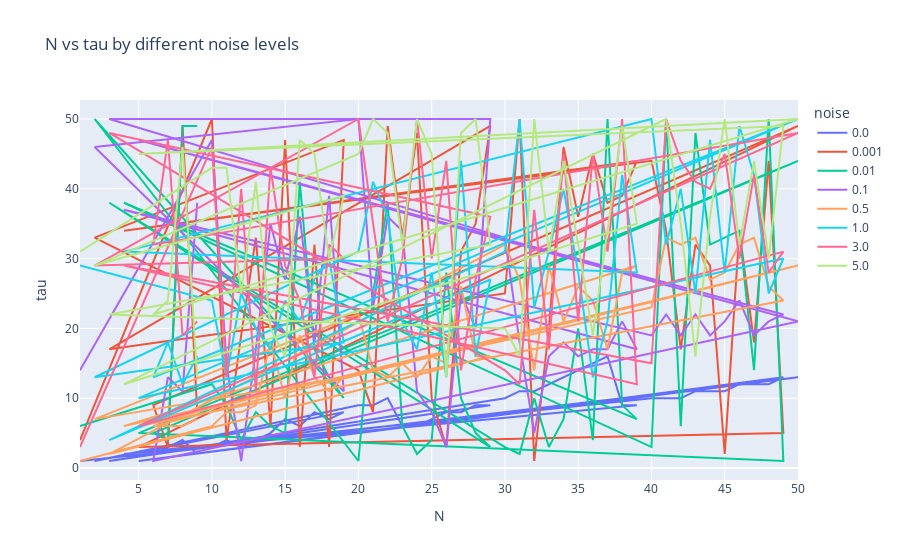

Here is the notebook cell this chart was saved with:
### Code cell
# plotly
fig = px.line(data_frame=df_result, x="N", y="tau", color="noise", hover_data=["beta_ind", "r2"],
#            size="beta_ind",
#            trendline="ols",
                title="N vs tau by different noise levels")
fig.show()

# matplotlib
df_result.plot(kind="scatter", x="N", y="tau", c="noise", cmap="viridis", 
               figsize=(15,5), title="N vs tau by different noise levels");

### Figure 1 — Plotly figure (JSON) as saved in the notebook; plotly's stock layout.template omitted (floating-point values rounded to 4 significant figures)
{"data": [{"customdata": [[1, 1], [1, 1], [1, 1], [1, 1.0], [1, 1.0], [1, 1.0], [1, 1.0], [1, 1.0], [1, 1.0], [1, 1.0], [1, 1.0], [1, 1], [1, 1.0], [1, 1.0], [1, 1.0], [1, 1], [1, 1], [1, 1], [1, 1], [1, 1], [1, 1], [1, 1], [1, 1], [1, 1], [1, 1], [1, 1], [1, 1], [1, 1], [1, 1], [1, 1], [1, 1], [1, 1.0], [1, 1.0], [1, 1.0], [1, 1.0], [1, 1.0], [1, 1.0], [1, 1.0], [1, 1.0], [1, 1.0], [1, 1.0], [1, 1.0], [1, 1.0], [1, 1.0], [1, 1], [1, 1.0], [1, 1], [1, 1.0], [1, 1.0], [1, 1]], "hovertemplate": "noise=0.0<br>N=%{x}<br>tau=%{y}<br>beta_ind=%{customdata[0]}<br>r2=%{customdata[1]}<extra></extra>", "legendgroup": "0.0", "line": {"color": "#636efa", "dash": "solid"}, "marker": {"symbol": "circle"}, "mode": "lines", "name": "0.0", "orientation": "v", "showlegend": true, "type": "scatter", "x": [1, 10, 11, 12, 13, 14, 15, 16, 17, 18, 19, 2, 20, 21, 22, 23, 24, 25, 26, 27, 28, 29, 3, 30, 31, 32, 33, 34, 35, 36, 37, 38, 39, 4, 40, 41, 42, 43, 44, 45, 46, 47, 48, 49, 5, 50, 6, 7, 8, 9], "xaxis": "x", "y": [1, 3, 4, 3, 4, 5, 7, 6, 8, 7, 8, 1, 9, 9, 10, 6, 6, 7, 8, 8, 9, 9, 1, 10, 11, 11, 12, 13, 14, 15, 16, 9, 9, 2, 10, 10, 10, 11, 11, 11, 12, 12, 12, 13, 1, 13, 2, 3, 4, 2], "yaxis": "y"}, {"customdata": [[2, 1.0], [1, 1.0], [2, 1.0], [0, 1.0], [0, 1.0], [1, 1.0], [0, 1.0], [0, 1.0], [1, 1.0], [0, 1.0], [0, 1.0], [3, 1.0], [1, 1.0], [1, 1.0], [1, 1.0], [0, 1.0], [0, 1.0], [2, 1.0], [0, 1.0], [2, 1.0], [1, 1.0], [2, 1.0], [0, 1.0], [2, 1.0], [2, 1.0], [0, 1.0], [0, 1.0], [1, 1.0], [0, 1.0], [0, 1.0], [0, 1.0], [1, 1.0], [0, 1.0], [2, 1.0], [2, 1.0], [0, 1.0], [0, 1.0], [1, 1.0], [0, 1.0], [1, 1.0], [1, 1.0], [1, 1.0], [1, 1.0], [1, 1.0], [1, 1.0], [0, 1.0], [2, 1.0], [0, 1.0], [2, 1.0], [2, 1.0]], "hovertemplate": "noise=0.001<br>N=%{x}<br>tau=%{y}<br>beta_ind=%{customdata[0]}<br>r2=%{customdata[1]}<extra></extra>", "legendgroup": "0.001", "line": {"color": "#EF553B", "dash": "solid"}, "marker": {"symbol": "circle"}, "mode": "lines", "name": "0.001", "orientation": "v", "showlegend": true, "type": "scatter", "x": [1, 10, 11, 12, 13, 14, 15, 16, 17, 18, 19, 2, 20, 21, 22, 23, 24, 25, 26, 27, 28, 29, 3, 30, 31, 32, 33, 34, 35, 36, 37, 38, 39, 4, 40, 41, 42, 43, 44, 45, 46, 47, 48, 49, 5, 50, 6, 7, 8, 9], "xaxis": "x", "y": [4, 50, 4, 19, 33, 6, 47, 3, 32, 3, 47, 33, 14, 8, 49, 33, 48, 10, 3, 31, 35, 49, 17, 25, 50, 1, 20, 46, 36, 45, 38, 39, 44, 34, 44, 34, 17, 32, 29, 2, 34, 18, 44, 5, 3, 49, 9, 3, 49, 8], "yaxis": "y"}, {"customdata": [[4, 0.9999], [2, 0.9999], [2, 0.9999], [2, 0.9999], [1, 0.9999], [2, 0.9999], [1, 0.9999], [0, 0.9999], [0, 0.9999], [1, 0.9999], [2, 0.9999], [3, 0.9999], [0, 0.9999], [1, 0.9999], [0, 0.9999], [0, 0.9999], [0, 0.9999], [1, 0.9999], [2, 0.9999], [0, 0.9999], [0, 0.9999], [0, 0.9999], [2, 0.9999], [2, 0.9999], [1, 0.9999], [1, 0.9999], [0, 0.9999], [1, 0.9999], [2, 0.9999], [0, 0.9999], [0, 0.9999], [1, 0.9999], [0, 0.9999], [1, 0.9999], [0, 0.9999], [0, 0.9999], [1, 0.9999], [0, 0.9999], [0, 0.9999], [0, 0.9999], [2, 0.9999], [0, 0.9999], [1, 0.9999], [1, 0.9999], [0, 0.9999], [0, 0.9999], [1, 0.9999], [2, 0.9999], [0, 0.9999], [1, 0.9999]], "hovertemplate": "noise=0.01<br>N=%{x}<br>tau=%{y}<br>beta_ind=%{customdata[0]}<br>r2=%{customdata[1]}<extra></extra>", "legendgroup": "0.01", "line": {"color": "#00cc96", "dash": "solid"}, "marker": {"symbol": "circle"}, "mode": "lines", "name": "0.01", "orientation": "v", "showlegend": true, "type": "scatter", "x": [1, 10, 11, 12, 13, 14, 15, 16, 17, 18, 19, 2, 20, 21, 22, 23, 24, 25, 26, 27, 28, 29, 3, 30, 31, 32, 33, 34, 35, 36, 37, 38, 39, 4, 40, 41, 42, 43, 44, 45, 46, 47, 48, 49, 5, 50, 6, 7, 8, 9], "xaxis": "x", "y": [6, 12, 9, 4, 8, 6, 5, 41, 17, 13, 10, 50, 1, 25, 38, 6, 2, 4, 28, 10, 5, 3, 38, 3, 2, 10, 3, 7, 20, 4, 50, 9, 7, 38, 3, 50, 6, 48, 32, 33, 34, 14, 50, 1, 5, 44, 5, 4, 49, 49], "yaxis": "y"}, {"customdata": [[2, 0.9921], [2, 0.9928], [1, 0.9913], [2, 0.9913], [0, 0.9921], [1, 0.992], [1, 0.9912], [1, 0.9918], [2, 0.9921], [1, 0.9922], [3, 0.9916], [3, 0.992], [1, 0.9917], [2, 0.9918], [1, 0.9917], [1, 0.9919], [3, 0.9912], [1, 0.9916], [2, 0.9921], [0, 0.9914], [1, 0.9916], [2, 0.9925], [1, 0.9915], [1, 0.9921], [3, 0.9917], [2, 0.992], [12, 0.9916], [7, 0.9925], [11, 0.9924], [10, 0.9926], [9, 0.9921], [8, 0.9928], [11, 0.9928], [0, 0.992], [8, 0.9925], [10, 0.993], [9, 0.9926], [8, 0.9933], [8, 0.993], [8, 0.9934], [8, 0.9933], [7, 0.9931], [8, 0.9931], [9, 0.9933], [1, 0.9915], [8, 0.9934], [2, 0.9914], [2, 0.9915], [2, 0.9926], [2, 0.9915]], "hovertemplate": "noise=0.1<br>N=%{x}<br>tau=%{y}<br>beta_ind=%{customdata[0]}<br>r2=%{customdata[1]}<extra></extra>", "legendgroup": "0.1", "line": {"color": "#ab63fa", "dash": "solid"}, "marker": {"symbol": "circle"}, "mode": "lines", "name": "0.1", "orientation": "v", "showlegend": true, "type": "scatter", "x": [1, 10, 11, 12, 13, 14, 15, 16, 17, 18, 19, 2, 20, 21, 22, 23, 24, 25, 26, 27, 28, 29, 3, 30, 31, 32, 33, 34, 35, 36, 37, 38, 39, 4, 40, 41, 42, 43, 44, 45, 46, 47, 48, 49, 5, 50, 6, 7, 8, 9], "xaxis": "x", "y": [14, 47, 15, 1, 17, 35, 27, 36, 18, 39, 11, 46, 50, 23, 36, 34, 11, 8, 3, 25, 20, 50, 50, 33, 18, 5, 16, 18, 16, 17, 17, 21, 17, 37, 19, 22, 19, 22, 19, 21, 24, 19, 21, 22, 47, 21, 1, 13, 11, 38], "yaxis": "y"}, {"customdata": [[16, 0.8332], [12, 0.9102], [12, 0.9213], [10, 0.9167], [14, 0.9138], [17, 0.9179], [18, 0.9257], [14, 0.9191], [18, 0.9168], [15, 0.923], [17, 0.925], [8, 0.8613], [18, 0.9258], [18, 0.9285], [9, 0.925], [19, 0.9259], [14, 0.9268], [16, 0.9323], [10, 0.9285], [12, 0.9295], [19, 0.9294], [14, 0.9275], [16, 0.8638], [17, 0.9321], [19, 0.9307], [18, 0.9313], [17, 0.9332], [12, 0.9355], [16, 0.9258], [15, 0.9297], [12, 0.9295], [19, 0.9273], [18, 0.9322], [14, 0.872], [17, 0.9364], [11, 0.9319], [13, 0.9338], [15, 0.9276], [12, 0.939], [18, 0.9288], [16, 0.94], [17, 0.9343], [12, 0.9369], [14, 0.9342], [16, 0.8817], [13, 0.9365], [17, 0.8975], [19, 0.9006], [19, 0.901], [18, 0.908]], "hovertemplate": "noise=0.5<br>N=%{x}<br>tau=%{y}<br>beta_ind=%{customdata[0]}<br>r2=%{customdata[1]}<extra></extra>", "legendgroup": "0.5", "line": {"color": "#FFA15A", "dash": "solid"}, "marker": {"symbol": "circle"}, "mode": "lines", "name": "0.5", "orientation": "v", "showlegend": true, "type": "scatter", "x": [1, 10, 11, 12, 13, 14, 15, 16, 17, 18, 19, 2, 20, 21, 22, 23, 24, 25, 26, 27, 28, 29, 3, 30, 31, 32, 33, 34, 35, 36, 37, 38, 39, 4, 40, 41, 42, 43, 44, 45, 46, 47, 48, 49, 5, 50, 6, 7, 8, 9], "xaxis": "x", "y": [1, 6, 8, 8, 9, 18, 10, 19, 13, 11, 13, 7, 22, 14, 13, 15, 13, 16, 15, 26, 16, 16, 2, 32, 27, 14, 29, 21, 26, 24, 17, 28, 29, 6, 23, 33, 32, 33, 27, 28, 32, 33, 26, 24, 6, 29, 6, 6, 6, 7], "yaxis": "y"}, {"customdata": [[11, 0.6534], [18, 0.7774], [17, 0.786], [17, 0.7709], [18, 0.7899], [19, 0.7954], [18, 0.7711], [14, 0.7762], [12, 0.7571], [16, 0.7936], [18, 0.793], [17, 0.6662], [14, 0.787], [14, 0.7757], [9, 0.8067], [16, 0.8129], [18, 0.8013], [17, 0.7959], [17, 0.8072], [8, 0.7741], [16, 0.7949], [16, 0.796], [16, 0.6649], [19, 0.803], [16, 0.8165], [15, 0.7891], [18, 0.8015], [17, 0.8069], [13, 0.8186], [14, 0.7984], [19, 0.8107], [10, 0.8018], [10, 0.7897], [13, 0.7069], [13, 0.7986], [17, 0.7996], [18, 0.8167], [18, 0.8033], [14, 0.8288], [13, 0.7983], [19, 0.8061], [12, 0.8311], [19, 0.8105], [16, 0.8113], [18, 0.7193], [15, 0.8059], [15, 0.7542], [10, 0.7413], [12, 0.7487], [17, 0.7467]], "hovertemplate": "noise=1.0<br>N=%{x}<br>tau=%{y}<br>beta_ind=%{customdata[0]}<br>r2=%{customdata[1]}<extra></extra>", "legendgroup": "1.0", "line": {"color": "#19d3f3", "dash": "solid"}, "marker": {"symbol": "circle"}, "mode": "lines", "name": "1.0", "orientation": "v", "showlegend": true, "type": "scatter", "x": [1, 10, 11, 12, 13, 14, 15, 16, 17, 18, 19, 2, 20, 21, 22, 23, 24, 25, 26, 27, 28, 29, 3, 30, 31, 32, 33, 34, 35, 36, 37, 38, 39, 4, 40, 41, 42, 43, 44, 45, 46, 47, 48, 49, 5, 50, 6, 7, 8, 9], "xaxis": "x", "y": [29, 24, 13, 25, 20, 17, 24, 21, 27, 30, 18, 13, 31, 41, 36, 21, 17, 28, 13, 44, 16, 27, 4, 31, 50, 23, 31, 40, 28, 13, 21, 42, 28, 31, 50, 32, 40, 25, 47, 28, 49, 42, 25, 30, 10, 50, 13, 18, 12, 16], "yaxis": "y"}, {"customdata": [[14, 0.3048], [6, 0.3568], [19, 0.3287], [14, 0.339], [13, 0.3717], [19, 0.2885], [17, 0.4175], [15, 0.4976], [8, 0.3438], [10, 0.4582], [12, 0.3606], [10, 0.3543], [12, 0.4187], [8, 0.3634], [15, 0.3634], [19, 0.395], [13, 0.3643], [15, 0.4256], [9, 0.3778], [13, 0.3697], [18, 0.4169], [8, 0.3797], [18, 0.2698], [19, 0.3414], [18, 0.393], [19, 0.4536], [14, 0.4401], [15, 0.4143], [9, 0.4181], [14, 0.4737], [10, 0.4256], [13, 0.4628], [16, 0.3945], [19, 0.3096], [9, 0.3515], [6, 0.454], [7, 0.4031], [14, 0.3763], [6, 0.4227], [16, 0.4508], [17, 0.4328], [18, 0.4148], [18, 0.4296], [16, 0.4083], [16, 0.3191], [17, 0.4446], [10, 0.3096], [12, 0.3853], [10, 0.3742], [12, 0.3478]], "hovertemplate": "noise=3.0<br>N=%{x}<br>tau=%{y}<br>beta_ind=%{customdata[0]}<br>r2=%{customdata[1]}<extra></extra>", "legendgroup": "3.0", "line": {"color": "#FF6692", "dash": "solid"}, "marker": {"symbol": "circle"}, "mode": "lines", "name": "3.0", "orientation": "v", "showlegend": true, "type": "scatter", "x": [1, 10, 11, 12, 13, 14, 15, 16, 17, 18, 19, 2, 20, 21, 22, 23, 24, 25, 26, 27, 28, 29, 3, 30, 31, 32, 33, 34, 35, 36, 37, 38, 39, 4, 40, 41, 42, 43, 44, 45, 46, 47, 48, 49, 5, 50, 6, 7, 8, 9], "xaxis": "x", "y": [3, 46, 13, 40, 11, 43, 29, 24, 13, 32, 30, 29, 50, 35, 21, 30, 50, 30, 44, 14, 27, 36, 48, 14, 12, 37, 17, 45, 21, 45, 31, 50, 12, 29, 15, 50, 44, 41, 40, 45, 30, 42, 28, 31, 6, 48, 32, 47, 19, 21], "yaxis": "y"}, {"customdata": [[18, 0.225], [14, 0.2415], [11, 0.2278], [17, 0.2997], [17, 0.2371], [14, 0.2429], [14, 0.2076], [15, 0.2307], [17, 0.2052], [8, 0.2314], [16, 0.2187], [18, 0.2725], [17, 0.2402], [17, 0.2526], [10, 0.2706], [14, 0.2563], [7, 0.2099], [8, 0.2055], [14, 0.2422], [14, 0.2375], [9, 0.2365], [12, 0.2582], [9, 0.2174], [19, 0.2873], [10, 0.3097], [18, 0.2519], [7, 0.2477], [19, 0.2256], [16, 0.2726], [17, 0.2304], [14, 0.2666], [18, 0.2596], [19, 0.2491], [14, 0.2175], [18, 0.268], [10, 0.2821], [7, 0.3031], [10, 0.2754], [5, 0.2555], [14, 0.2442], [10, 0.2958], [9, 0.2491], [14, 0.2555], [16, 0.3446], [9, 0.2587], [16, 0.2406], [7, 0.2041], [8, 0.2317], [14, 0.2872], [9, 0.212]], "hovertemplate": "noise=5.0<br>N=%{x}<br>tau=%{y}<br>beta_ind=%{customdata[0]}<br>r2=%{customdata[1]}<extra></extra>", "legendgroup": "5.0", "line": {"color": "#B6E880", "dash": "solid"}, "marker": {"symbol": "circle"}, "mode": "lines", "name": "5.0", "orientation": "v", "showlegend": true, "type": "scatter", "x": [1, 10, 11, 12, 13, 14, 15, 16, 17, 18, 19, 2, 20, 21, 22, 23, 24, 25, 26, 27, 28, 29, 3, 30, 31, 32, 33, 34, 35, 36, 37, 38, 39, 4, 40, 41, 42, 43, 44, 45, 46, 47, 48, 49, 5, 50, 6, 7, 8, 9], "xaxis": "x", "y": [31, 43, 43, 25, 41, 20, 16, 47, 45, 30, 39, 29, 45, 50, 48, 32, 50, 45, 13, 48, 50, 32, 22, 20, 16, 50, 31, 44, 32, 19, 34, 49, 35, 12, 49, 50, 35, 16, 36, 50, 32, 44, 30, 49, 45, 50, 22, 24, 46, 13], "yaxis": "y"}], "layout": {"legend": {"title": {"text": "noise"}, "tracegroupgap": 0}, "title": {"text": "N vs tau by different noise levels"}, "xaxis": {"anchor": "y", "domain": [0, 1], "title": {"text": "N"}}, "yaxis": {"anchor": "x", "domain": [0, 1], "title": {"text": "tau"}}}}
